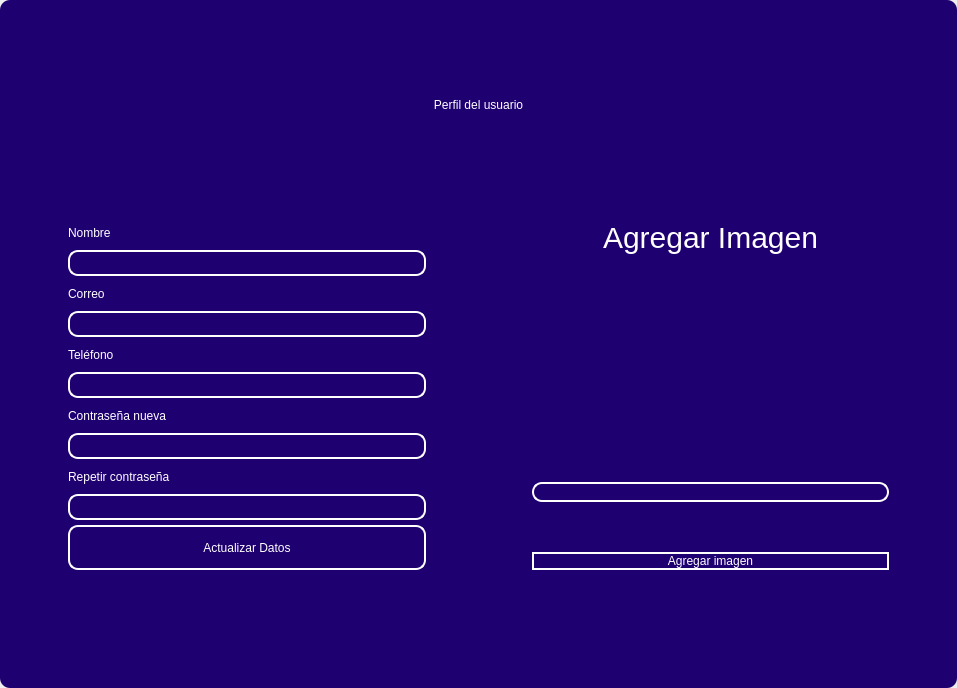
<?xml version="1.0" encoding="UTF-8"?>
<ui version="4.0">
 <class>MainWindow</class>
 <widget class="QMainWindow" name="MainWindow">
  <property name="geometry">
   <rect>
    <x>0</x>
    <y>0</y>
    <width>957</width>
    <height>688</height>
   </rect>
  </property>
  <property name="windowTitle">
   <string>MainWindow</string>
  </property>
  <property name="styleSheet">
   <string notr="true"/>
  </property>
  <widget class="QWidget" name="centralwidget">
   <property name="styleSheet">
    <string notr="true"/>
   </property>
   <layout class="QVBoxLayout" name="verticalLayout">
    <property name="spacing">
     <number>0</number>
    </property>
    <property name="leftMargin">
     <number>0</number>
    </property>
    <property name="topMargin">
     <number>0</number>
    </property>
    <property name="rightMargin">
     <number>0</number>
    </property>
    <property name="bottomMargin">
     <number>0</number>
    </property>
    <item>
     <widget class="QFrame" name="frame">
      <property name="enabled">
       <bool>true</bool>
      </property>
      <property name="styleSheet">
       <string notr="true">
QFrame {
border-radius:10px;
background-color:#1E0070;
 }
</string>
      </property>
      <property name="frameShape">
       <enum>QFrame::StyledPanel</enum>
      </property>
      <property name="frameShadow">
       <enum>QFrame::Raised</enum>
      </property>
      <layout class="QVBoxLayout" name="verticalLayout_2">
       <item>
        <widget class="QFrame" name="frame_superior">
         <property name="minimumSize">
          <size>
           <width>0</width>
           <height>40</height>
          </size>
         </property>
         <property name="maximumSize">
          <size>
           <width>16777215</width>
           <height>40</height>
          </size>
         </property>
         <property name="styleSheet">
          <string notr="true">QPushButton{
border-radius:18px;
}

QPushButton:hover{
	background-color: rgb(0, 0, 0);
}
</string>
         </property>
         <property name="frameShape">
          <enum>QFrame::StyledPanel</enum>
         </property>
         <property name="frameShadow">
          <enum>QFrame::Raised</enum>
         </property>
         <layout class="QHBoxLayout" name="horizontalLayout_3">
          <property name="spacing">
           <number>4</number>
          </property>
          <property name="leftMargin">
           <number>0</number>
          </property>
          <property name="topMargin">
           <number>0</number>
          </property>
          <property name="rightMargin">
           <number>0</number>
          </property>
          <property name="bottomMargin">
           <number>0</number>
          </property>
          <item>
           <widget class="QPushButton" name="btn_icon">
            <property name="text">
             <string/>
            </property>
            <property name="iconSize">
             <size>
              <width>40</width>
              <height>40</height>
             </size>
            </property>
           </widget>
          </item>
          <item>
           <spacer name="horizontalSpacer_2">
            <property name="orientation">
             <enum>Qt::Horizontal</enum>
            </property>
            <property name="sizeHint" stdset="0">
             <size>
              <width>443</width>
              <height>20</height>
             </size>
            </property>
           </spacer>
          </item>
          <item>
           <widget class="QPushButton" name="btn_exit">
            <property name="minimumSize">
             <size>
              <width>38</width>
              <height>38</height>
             </size>
            </property>
            <property name="maximumSize">
             <size>
              <width>38</width>
              <height>38</height>
             </size>
            </property>
            <property name="cursor">
             <cursorShape>PointingHandCursor</cursorShape>
            </property>
            <property name="text">
             <string/>
            </property>
            <property name="iconSize">
             <size>
              <width>35</width>
              <height>35</height>
             </size>
            </property>
           </widget>
          </item>
          <item>
           <widget class="QPushButton" name="bt_minimizar">
            <property name="minimumSize">
             <size>
              <width>38</width>
              <height>38</height>
             </size>
            </property>
            <property name="maximumSize">
             <size>
              <width>38</width>
              <height>38</height>
             </size>
            </property>
            <property name="cursor">
             <cursorShape>PointingHandCursor</cursorShape>
            </property>
            <property name="text">
             <string/>
            </property>
            <property name="icon">
             <iconset>
              <normaloff>image/minus.svg</normaloff>image/minus.svg</iconset>
            </property>
            <property name="iconSize">
             <size>
              <width>38</width>
              <height>38</height>
             </size>
            </property>
           </widget>
          </item>
          <item>
           <widget class="QPushButton" name="bt_maximizar">
            <property name="minimumSize">
             <size>
              <width>38</width>
              <height>38</height>
             </size>
            </property>
            <property name="maximumSize">
             <size>
              <width>38</width>
              <height>38</height>
             </size>
            </property>
            <property name="cursor">
             <cursorShape>PointingHandCursor</cursorShape>
            </property>
            <property name="text">
             <string/>
            </property>
            <property name="icon">
             <iconset>
              <normaloff>image/chevron-up.svg</normaloff>image/chevron-up.svg</iconset>
            </property>
            <property name="iconSize">
             <size>
              <width>38</width>
              <height>38</height>
             </size>
            </property>
           </widget>
          </item>
          <item>
           <widget class="QPushButton" name="bt_restaurar">
            <property name="minimumSize">
             <size>
              <width>38</width>
              <height>38</height>
             </size>
            </property>
            <property name="maximumSize">
             <size>
              <width>38</width>
              <height>38</height>
             </size>
            </property>
            <property name="cursor">
             <cursorShape>PointingHandCursor</cursorShape>
            </property>
            <property name="text">
             <string/>
            </property>
            <property name="icon">
             <iconset>
              <normaloff>image/chevron-down.svg</normaloff>image/chevron-down.svg</iconset>
            </property>
            <property name="iconSize">
             <size>
              <width>38</width>
              <height>38</height>
             </size>
            </property>
           </widget>
          </item>
          <item>
           <widget class="QPushButton" name="bt_cerrar">
            <property name="minimumSize">
             <size>
              <width>38</width>
              <height>38</height>
             </size>
            </property>
            <property name="maximumSize">
             <size>
              <width>38</width>
              <height>38</height>
             </size>
            </property>
            <property name="cursor">
             <cursorShape>PointingHandCursor</cursorShape>
            </property>
            <property name="text">
             <string/>
            </property>
            <property name="icon">
             <iconset>
              <normaloff>image/x.svg</normaloff>image/x.svg</iconset>
            </property>
            <property name="iconSize">
             <size>
              <width>38</width>
              <height>38</height>
             </size>
            </property>
           </widget>
          </item>
         </layout>
        </widget>
       </item>
       <item>
        <widget class="QLabel" name="label">
         <property name="minimumSize">
          <size>
           <width>0</width>
           <height>100</height>
          </size>
         </property>
         <property name="maximumSize">
          <size>
           <width>16777215</width>
           <height>100</height>
          </size>
         </property>
         <property name="styleSheet">
          <string notr="true">font: 30pt &quot;MS Shell Dlg 2&quot;;
color: rgb(255, 255, 255);</string>
         </property>
         <property name="text">
          <string>Perfil del usuario</string>
         </property>
         <property name="alignment">
          <set>Qt::AlignCenter</set>
         </property>
        </widget>
       </item>
       <item>
        <widget class="QFrame" name="frame_3">
         <property name="frameShape">
          <enum>QFrame::StyledPanel</enum>
         </property>
         <property name="frameShadow">
          <enum>QFrame::Raised</enum>
         </property>
         <layout class="QHBoxLayout" name="horizontalLayout_4">
          <item>
           <layout class="QVBoxLayout" name="verticalLayout_4">
            <property name="spacing">
             <number>5</number>
            </property>
            <property name="sizeConstraint">
             <enum>QLayout::SetMinAndMaxSize</enum>
            </property>
            <property name="leftMargin">
             <number>50</number>
            </property>
            <property name="topMargin">
             <number>50</number>
            </property>
            <property name="rightMargin">
             <number>50</number>
            </property>
            <property name="bottomMargin">
             <number>100</number>
            </property>
            <item>
             <widget class="QLabel" name="label_2">
              <property name="maximumSize">
               <size>
                <width>200</width>
                <height>25</height>
               </size>
              </property>
              <property name="styleSheet">
               <string notr="true">color: rgb(255, 255, 255);
font: 16pt &quot;MS Shell Dlg 2&quot;;</string>
              </property>
              <property name="text">
               <string>Nombre</string>
              </property>
             </widget>
            </item>
            <item>
             <widget class="QLineEdit" name="nametxt">
              <property name="maximumSize">
               <size>
                <width>500</width>
                <height>30</height>
               </size>
              </property>
              <property name="styleSheet">
               <string notr="true">QLineEdit{
background-color: rgba(0, 0, 0,0);
border-radius:10px; 
font: 12pt &quot;Arial&quot;;
color: rgb(255, 255, 254);
border: 2px solid  rgb(255, 255, 255);

}

QLineEdit:hover{
background-color: rgba(0, 0, 0,0);
border-radius:10px; 
font: 12pt &quot;Arial&quot;;
border: 2px solid  rgb(120, 0, 171);
}

QLineEdit:focus{
background-color: rgb(0, 0, 0);
border-radius:10px; 
font: 12pt &quot;Arial&quot;;
border: 2px solid rgb(120, 0, 171);
}

</string>
              </property>
             </widget>
            </item>
            <item>
             <widget class="QLabel" name="label_3">
              <property name="maximumSize">
               <size>
                <width>200</width>
                <height>25</height>
               </size>
              </property>
              <property name="styleSheet">
               <string notr="true">color: rgb(255, 255, 255);
font: 16pt &quot;MS Shell Dlg 2&quot;;</string>
              </property>
              <property name="text">
               <string>Correo</string>
              </property>
             </widget>
            </item>
            <item>
             <widget class="QLineEdit" name="emailtxt">
              <property name="maximumSize">
               <size>
                <width>500</width>
                <height>30</height>
               </size>
              </property>
              <property name="styleSheet">
               <string notr="true">QLineEdit{
background-color: rgba(0, 0, 0,0);
border-radius:10px; 
font: 12pt &quot;Arial&quot;;
color: rgb(255, 255, 254);
border: 2px solid  rgb(255, 255, 255);

}

QLineEdit:hover{
background-color: rgba(0, 0, 0,0);
border-radius:10px; 
font: 12pt &quot;Arial&quot;;
border: 2px solid  rgb(120, 0, 171);
}

QLineEdit:focus{
background-color: rgb(0, 0, 0);
border-radius:10px; 
font: 12pt &quot;Arial&quot;;
border: 2px solid rgb(120, 0, 171);
}

</string>
              </property>
             </widget>
            </item>
            <item>
             <widget class="QLabel" name="label_6">
              <property name="maximumSize">
               <size>
                <width>200</width>
                <height>25</height>
               </size>
              </property>
              <property name="styleSheet">
               <string notr="true">color: rgb(255, 255, 255);
font: 16pt &quot;MS Shell Dlg 2&quot;;</string>
              </property>
              <property name="text">
               <string>Teléfono</string>
              </property>
             </widget>
            </item>
            <item>
             <widget class="QLineEdit" name="phonetxt">
              <property name="maximumSize">
               <size>
                <width>500</width>
                <height>30</height>
               </size>
              </property>
              <property name="styleSheet">
               <string notr="true">QLineEdit{
background-color: rgba(0, 0, 0,0);
border-radius:10px; 
font: 12pt &quot;Arial&quot;;
color: rgb(255, 255, 254);
border: 2px solid  rgb(255, 255, 255);

}

QLineEdit:hover{
background-color: rgba(0, 0, 0,0);
border-radius:10px; 
font: 12pt &quot;Arial&quot;;
border: 2px solid  rgb(120, 0, 171);
}

QLineEdit:focus{
background-color: rgb(0, 0, 0);
border-radius:10px; 
font: 12pt &quot;Arial&quot;;
border: 2px solid rgb(120, 0, 171);
}

</string>
              </property>
             </widget>
            </item>
            <item>
             <widget class="QLabel" name="label_4">
              <property name="maximumSize">
               <size>
                <width>200</width>
                <height>25</height>
               </size>
              </property>
              <property name="styleSheet">
               <string notr="true">color: rgb(255, 255, 255);
font: 16pt &quot;MS Shell Dlg 2&quot;;</string>
              </property>
              <property name="text">
               <string>Contraseña nueva</string>
              </property>
             </widget>
            </item>
            <item>
             <widget class="QLineEdit" name="passwordtxt">
              <property name="maximumSize">
               <size>
                <width>500</width>
                <height>30</height>
               </size>
              </property>
              <property name="styleSheet">
               <string notr="true">QLineEdit{
background-color: rgba(0, 0, 0,0);
border-radius:10px; 
font: 12pt &quot;Arial&quot;;
color: rgb(255, 255, 254);
border: 2px solid  rgb(255, 255, 255);

}

QLineEdit:hover{
background-color: rgba(0, 0, 0,0);
border-radius:10px; 
font: 12pt &quot;Arial&quot;;
border: 2px solid  rgb(120, 0, 171);
}

QLineEdit:focus{
background-color: rgb(0, 0, 0);
border-radius:10px; 
font: 12pt &quot;Arial&quot;;
border: 2px solid rgb(120, 0, 171);
}

</string>
              </property>
              <property name="echoMode">
               <enum>QLineEdit::Password</enum>
              </property>
             </widget>
            </item>
            <item>
             <widget class="QLabel" name="label_5">
              <property name="maximumSize">
               <size>
                <width>200</width>
                <height>25</height>
               </size>
              </property>
              <property name="styleSheet">
               <string notr="true">color: rgb(255, 255, 255);
font: 16pt &quot;MS Shell Dlg 2&quot;;</string>
              </property>
              <property name="text">
               <string>Repetir contraseña</string>
              </property>
             </widget>
            </item>
            <item>
             <widget class="QLineEdit" name="passwordtxt2">
              <property name="maximumSize">
               <size>
                <width>500</width>
                <height>30</height>
               </size>
              </property>
              <property name="styleSheet">
               <string notr="true">QLineEdit{
background-color: rgba(0, 0, 0,0);
border-radius:10px; 
font: 12pt &quot;Arial&quot;;
color: rgb(255, 255, 254);
border: 2px solid  rgb(255, 255, 255);

}

QLineEdit:hover{
background-color: rgba(0, 0, 0,0);
border-radius:10px; 
font: 12pt &quot;Arial&quot;;
border: 2px solid  rgb(120, 0, 171);
}

QLineEdit:focus{
background-color: rgb(0, 0, 0);
border-radius:10px; 
font: 12pt &quot;Arial&quot;;
border: 2px solid rgb(120, 0, 171);
}

</string>
              </property>
              <property name="echoMode">
               <enum>QLineEdit::Password</enum>
              </property>
             </widget>
            </item>
            <item>
             <widget class="QPushButton" name="btn_update_profile">
              <property name="sizePolicy">
               <sizepolicy hsizetype="Expanding" vsizetype="Expanding">
                <horstretch>0</horstretch>
                <verstretch>0</verstretch>
               </sizepolicy>
              </property>
              <property name="maximumSize">
               <size>
                <width>500</width>
                <height>45</height>
               </size>
              </property>
              <property name="cursor">
               <cursorShape>PointingHandCursor</cursorShape>
              </property>
              <property name="styleSheet">
               <string notr="true">QPushButton{
border-radius:10px; 
font: 12pt &quot;Arial&quot;;
color: rgb(255, 255, 254);
border: 2px solid #ffffff;
}

QPushButton:hover{
border-radius:10px; 
font: 12pt &quot;Arial&quot;;
color: rgb(255, 255, 255);
border: 2px solid rgb(120, 0, 171);
	background-color: rgb(120, 0, 171);
}
</string>
              </property>
              <property name="text">
               <string>Actualizar Datos</string>
              </property>
             </widget>
            </item>
           </layout>
          </item>
          <item>
           <layout class="QVBoxLayout" name="verticalLayout_3">
            <property name="spacing">
             <number>50</number>
            </property>
            <property name="leftMargin">
             <number>50</number>
            </property>
            <property name="topMargin">
             <number>50</number>
            </property>
            <property name="rightMargin">
             <number>50</number>
            </property>
            <property name="bottomMargin">
             <number>100</number>
            </property>
            <item>
             <widget class="QLabel" name="label_7">
              <property name="styleSheet">
               <string notr="true">font-size: 30px;
color: rgb(255, 255, 255);</string>
              </property>
              <property name="text">
               <string>Agregar Imagen</string>
              </property>
              <property name="alignment">
               <set>Qt::AlignCenter</set>
              </property>
             </widget>
            </item>
            <item>
             <layout class="QHBoxLayout" name="horizontalLayout">
              <property name="spacing">
               <number>20</number>
              </property>
              <property name="rightMargin">
               <number>0</number>
              </property>
              <item>
               <spacer name="horizontalSpacer_3">
                <property name="orientation">
                 <enum>Qt::Vertical</enum>
                </property>
                <property name="sizeHint" stdset="0">
                 <size>
                  <width>20</width>
                  <height>20</height>
                 </size>
                </property>
               </spacer>
              </item>
              <item>
               <widget class="QLabel" name="image_label">
                <property name="minimumSize">
                 <size>
                  <width>0</width>
                  <height>0</height>
                 </size>
                </property>
                <property name="maximumSize">
                 <size>
                  <width>100</width>
                  <height>100</height>
                 </size>
                </property>
                <property name="frameShape">
                 <enum>QFrame::NoFrame</enum>
                </property>
                <property name="text">
                 <string/>
                </property>
                <property name="alignment">
                 <set>Qt::AlignCenter</set>
                </property>
               </widget>
              </item>
              <item>
               <spacer name="horizontalSpacer">
                <property name="orientation">
                 <enum>Qt::Vertical</enum>
                </property>
                <property name="sizeHint" stdset="0">
                 <size>
                  <width>20</width>
                  <height>20</height>
                 </size>
                </property>
               </spacer>
              </item>
             </layout>
            </item>
            <item>
             <widget class="QLineEdit" name="imagetxt">
              <property name="enabled">
               <bool>false</bool>
              </property>
              <property name="minimumSize">
               <size>
                <width>0</width>
                <height>14</height>
               </size>
              </property>
              <property name="maximumSize">
               <size>
                <width>16777215</width>
                <height>35</height>
               </size>
              </property>
              <property name="styleSheet">
               <string notr="true">QLineEdit{
background-color: rgba(0, 0, 0,0);
border-radius:10px; 
font: 12pt &quot;Arial&quot;;
color: rgb(255, 255, 254);
border: 2px solid  rgb(255, 255, 255);

}

QLineEdit:hover{
background-color: rgba(0, 0, 0,0);
border-radius:10px; 
font: 12pt &quot;Arial&quot;;
border: 2px solid  rgb(120, 0, 171);
}

QLineEdit:focus{
background-color: rgb(0, 0, 0);
border-radius:10px; 
font: 12pt &quot;Arial&quot;;
border: 2px solid rgb(120, 0, 171);
}

</string>
              </property>
             </widget>
            </item>
            <item>
             <widget class="QPushButton" name="btn_add_image">
              <property name="cursor">
               <cursorShape>PointingHandCursor</cursorShape>
              </property>
              <property name="styleSheet">
               <string notr="true">QPushButton{
border-radius:10px; 
font: 12pt &quot;Arial&quot;;
color: rgb(255, 255, 254);
border: 2px solid #ffffff;
}

QPushButton:hover{
border-radius:10px; 
font: 12pt &quot;Arial&quot;;
color: rgb(255, 255, 255);
border: 2px solid rgb(120, 0, 171);
	background-color: rgb(120, 0, 171);
}
</string>
              </property>
              <property name="text">
               <string>Agregar imagen</string>
              </property>
             </widget>
            </item>
           </layout>
          </item>
         </layout>
        </widget>
       </item>
      </layout>
     </widget>
    </item>
   </layout>
  </widget>
 </widget>
 <resources/>
 <connections/>
</ui>
